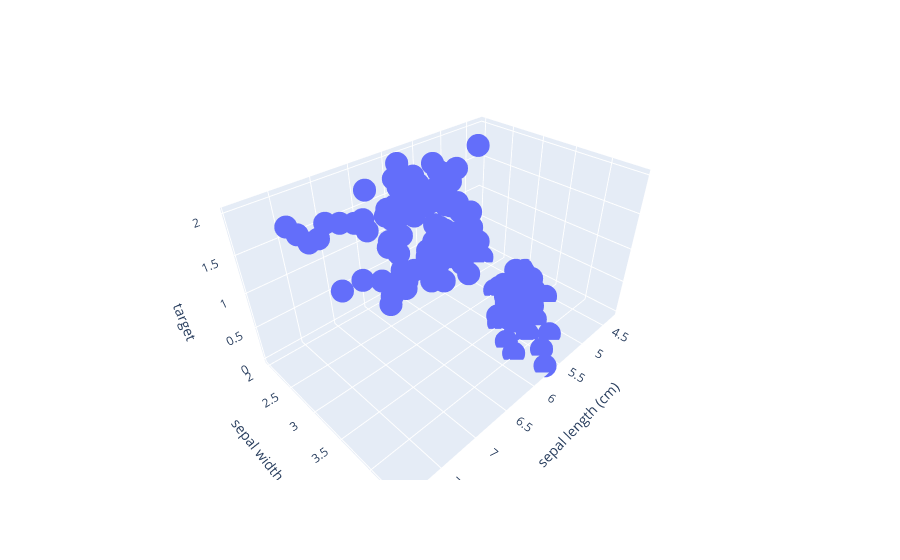

Notebook code cell kept with this figure:
### Code cell
target_variable = df['target']
fig = px.scatter_3d(df, x='sepal length (cm)', y='sepal width (cm)', z=target_variable)
fig.show()

### Figure 1 — Plotly figure (JSON) as saved in the notebook; plotly's stock layout.template omitted (floating-point values rounded to 4 significant figures; data arrays with more than 128 entries replaced by an {"elided": "..."} marker saying what was removed)
{"data": [{"hovertemplate": "sepal length (cm)=%{x}<br>sepal width (cm)=%{y}<br>target=%{z}<extra></extra>", "legendgroup": "", "marker": {"color": "#636efa", "symbol": "circle"}, "mode": "markers", "name": "", "scene": "scene", "showlegend": false, "type": "scatter3d", "x": {"elided": "150 float values"}, "y": {"elided": "150 float values"}, "z": {"elided": "150 int values"}}], "layout": {"legend": {"tracegroupgap": 0}, "margin": {"t": 60}, "scene": {"domain": {"x": [0, 1], "y": [0, 1]}, "xaxis": {"title": {"text": "sepal length (cm)"}}, "yaxis": {"title": {"text": "sepal width (cm)"}}, "zaxis": {"title": {"text": "target"}}}}}
